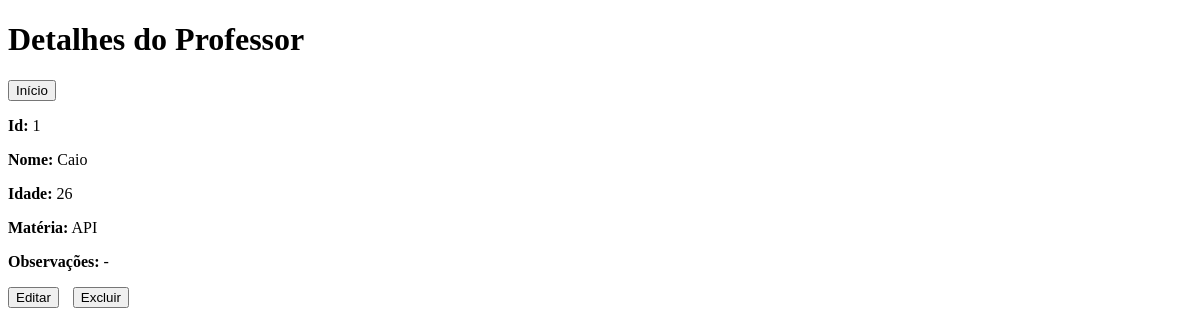
Before: /professor/1 with the older database file.
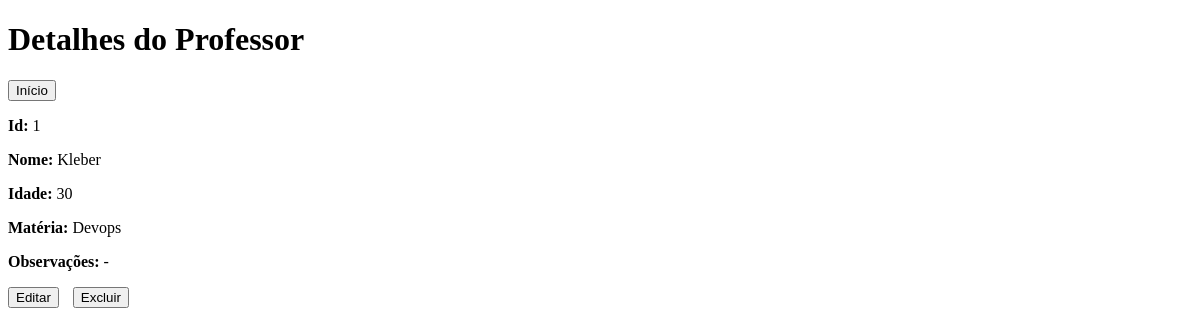
After: the same page with the newer database file.
### professor/dbProfessor.py (models this page shows, shortened)
class Professor(db.Model):
    id = db.Column(db.Integer, primary_key=True)
    nome = db.Column(db.String(100))
    idade = db.Column(db.Integer)
    materia = db.Column(db.String(100))
    observacoes = db.Column(db.String(300))
    def to_dict(self):
        return {
            'id': self.id,
            'nome': self.nome,
            'idade': self.idade,
            'materia': self.materia,
            'observacoes': self.observacoes
        }

### professor/controller.py (the view)
@professores_blueprint.route('/professor/<int:idProfessor>', methods=['GET'])
def buscarProfessor(idProfessor):
    try:
        professor = getProfessorById(idProfessor)
        return render_template('professor_id.html',professor=professor)
    except ProfessorNaoEncontrado:
        return jsonify({'message': 'Professor não localizado na base!'}), 404

### professor/model.py (called while the page is built)
def getProfessorById(idProfessor):
    professor = Professor.query.get(idProfessor)
    if not professor:
        raise ProfessorNaoEncontrado
    return professor.to_dict()

### templates/professor_id.html (shortened to what this page needs)
<!DOCTYPE html>
<html lang="pt-BR">
<head>
</head>
<body>
    <h1>Detalhes do Professor</h1>
    <a href="{{url_for('professores.getIndex')}}"><button>Início</button></a>
    <br>
    <p><strong>Id:</strong> {{professor.id}}</p>
    <p><strong>Nome:</strong> {{professor.nome}}</p>
    <p><strong>Idade:</strong> {{professor.idade}}</p>
    <p><strong>Matéria:</strong> {{professor.materia}}</p>
    <p><strong>Observações:</strong> {{professor.observacoes}}</p>
    <form action="{{url_for('professores.updateProfessorPage', idProfessor=professor.id)}}" method="post" class="form-inline">
        <button type="submit">Editar</button>
    </form>
    <form action="{{url_for('professores.deleteProfessor', idProfessor=professor.id)}}" method="post" class="form-inline">
        <button type="submit">Excluir</button>
    </form>
</body>
</html>

Changed rows visible on the page:
changed Professor: nome "Caio" → "Kleber"; materia "API" → "Devops"
Other visible differences:
{{ professor.idade }}: "26" → "30"
